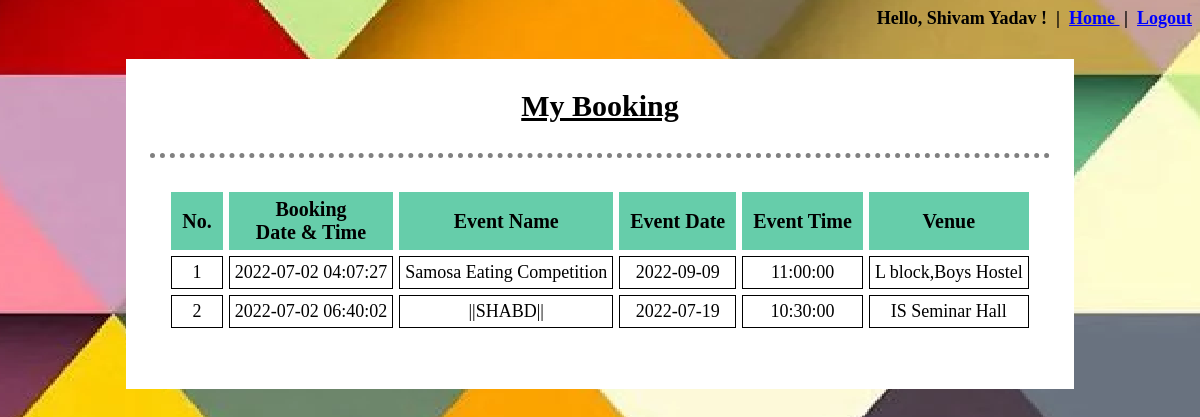
Page /my_booking.php (signed in) on the committed database.
### tables this page shows
CREATE TABLE `booking_details` (
  `BookingID` int(10) NOT NULL,
  `BookingTimeStamp` timestamp NOT NULL DEFAULT current_timestamp(),
  `UserID` varchar(10) NOT NULL,
  `EventID` int(10) NOT NULL
);

CREATE TABLE `event_details` (
  `EventID` int(10) NOT NULL,
  `EventName` varchar(100) NOT NULL,
  `EventDate` date NOT NULL,
  `EventTime` time NOT NULL,
  `EventCategory` varchar(100) NOT NULL,
  `EventDescription` text NOT NULL,
  `EventTicketPrice` double NOT NULL,
  `EventTicketTotal` int(11) NOT NULL,
  `EventTicketSold` int(11) NOT NULL,
  `VenueID` int(10) NOT NULL,
  `UserID` varchar(10) NOT NULL
);

CREATE TABLE `venue_details` (
  `VenueID` int(11) NOT NULL,
  `VenueName` varchar(80) NOT NULL,
  `VenueInfo` varchar(100) NOT NULL
);

### my_booking.php (the view, shortened to what this page needs)
<?php
	include "database/connect.php";
	include 'session.php';
	$uid=$_SESSION['UserID'];
?>
<!DOCTYPE html>
<html>
<head>
</head>
<body background="image\ev.png">
	<div id="view" align="center">
		<p style="padding-top: 30px; text-decoration: underline; font-size: 30px;font-weight: 900">My Booking</p>
		<hr>
		<table align="center" cellpadding="6px" cellspacing="6px">
			<tr>
				<th>No.</th>
				<th>Booking<br>Date & Time</th>
				<th>Event Name</th>
				<th>Event Date</th>
				<th>Event Time</th>
				<th>Venue</th>
			</tr>
			<?php
				$count=0;
				$conn = mysqli_connect($servername, $username, $password, $dbname);
				$read_user_booking = "SELECT * FROM booking_details WHERE UserID='$uid'";
				$result_read_user_booking = mysqli_query($conn, $read_user_booking);
				if ($result_read_user_booking){
					while($row = mysqli_fetch_array($result_read_user_booking, MYSQLI_ASSOC)){
						$eid=$row['EventID'];
						$count=$count+1;
						echo "<tr>";
						echo "<td>".$count."</td>";
						echo "<td>".$row['BookingTimeStamp']."</td>";
						$read_event_detail = "SELECT * FROM event_details WHERE EventID='$eid'";
						$result_read_event_detail = mysqli_query($conn, $read_event_detail);
						if ($result_read_event_detail){
							while($row1 = mysqli_fetch_array($result_read_event_detail, MYSQLI_ASSOC)){
								$vid=$row1['VenueID'];
								echo "<td>".$row1['EventName']."</td>";
								echo "<td>".$row1['EventDate']."</td>";
								echo "<td>".$row1['EventTime']."</td>";
								$read_venue_detail = "SELECT * FROM venue_details WHERE VenueID='$vid'";
								$result_read_venue_detail = mysqli_query($conn, $read_venue_detail);
								if ($result_read_event_detail){
									while($row2 = mysqli_fetch_array($result_read_venue_detail, MYSQLI_ASSOC)){
										echo "<td>".$row2['VenueName']."</td>";
									}
								}
							}
						}
						echo "</tr>";
					}
				}
			?>
		</table>
	</div>
</body>
</html>

### my_booking.php (style rules this page uses)
table { max-width: 1200px; margin-bottom:50px; margin-left:auto; margin-right:auto; background-color: white; text-align:center; padding-top: 10px; padding-left: 20px; padding-right: 20px; }
th { background-color: #66CDAA; border:1px solid #66CDAA; font-size: 20px; text-align: center; padding: 5px 10px; }
td { border:1px solid black; font-size: 18px; font-family: Times New Roman; padding: 5px 5px; }
div { margin: auto; padding-bottom: 5px; min-width: 50%; max-width: 80%; background-color: white; }
hr { border-top: 5px dotted grey; border-bottom: none; border-left: none; border-right: none; width: 95%; padding-top: 10px }

### rows in the picture
booking_details: BookingTimeStamp "2022-07-02 04:07:27"
event_details: EventName "Samosa Eating Competition", EventDate "2022-09-09", EventTime "11:00:00"
venue_details: VenueName "L block,Boys Hostel"
booking_details: BookingTimeStamp "2022-07-02 06:40:02"
event_details: EventName "||SHABD||", EventDate "2022-07-19", EventTime "10:30:00"
venue_details: VenueName "IS Seminar Hall"

### other values in the picture
$_SESSION['UserFullName'] "Shivam Yadav"
